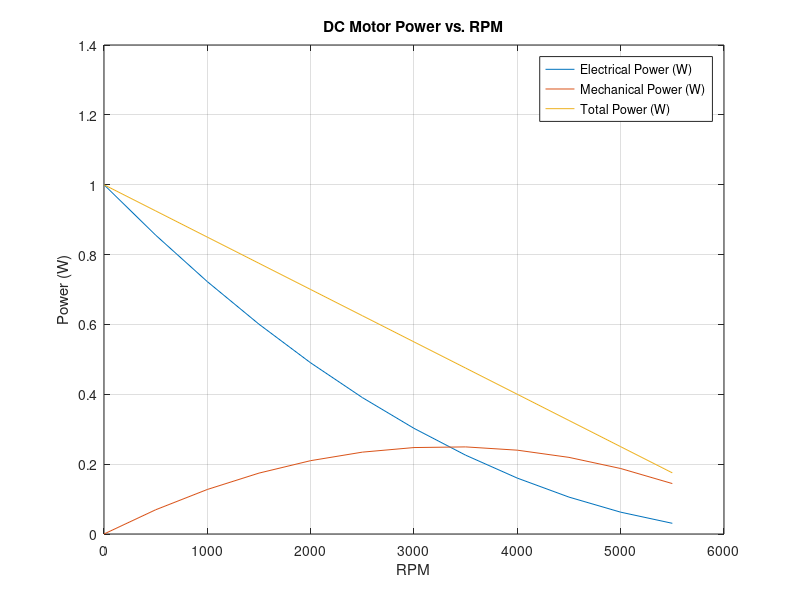

This figure's MATLAB source:
% Given parameters
supply_voltage = 5; % V
stall_current = 0.2; % A
free_running_current = 0.05; % A
free_running_rpm = 5000;

% Calculate winding resistance
winding_resistance = supply_voltage / stall_current;

% Calculate back-EMF at free-running speed
% Assuming no load, back-EMF is almost equal to supply voltage
back_emf_free_running = supply_voltage - (free_running_current * winding_resistance);

% Generate RPM values
rpm_values = 0:500:5500;

% Calculate back-EMF for each RPM
back_emf_values = (rpm_values / free_running_rpm) * back_emf_free_running;

% Calculate current, electrical power, mechanical power, and total power
current_values = (supply_voltage - back_emf_values) / winding_resistance;
electrical_power_values = current_values .^ 2 * winding_resistance;
mechanical_power_values = back_emf_values .* current_values;
total_power_values = supply_voltage .* current_values;

% Plotting
figure;
plot(rpm_values, electrical_power_values, 'DisplayName', 'Electrical Power (W)');
hold on;
plot(rpm_values, mechanical_power_values, 'DisplayName', 'Mechanical Power (W)');
plot(rpm_values, total_power_values, 'DisplayName', 'Total Power (W)');
hold off;

xlabel('RPM');
ylabel('Power (W)');
title('DC Motor Power vs. RPM');
legend('show');
grid on;
